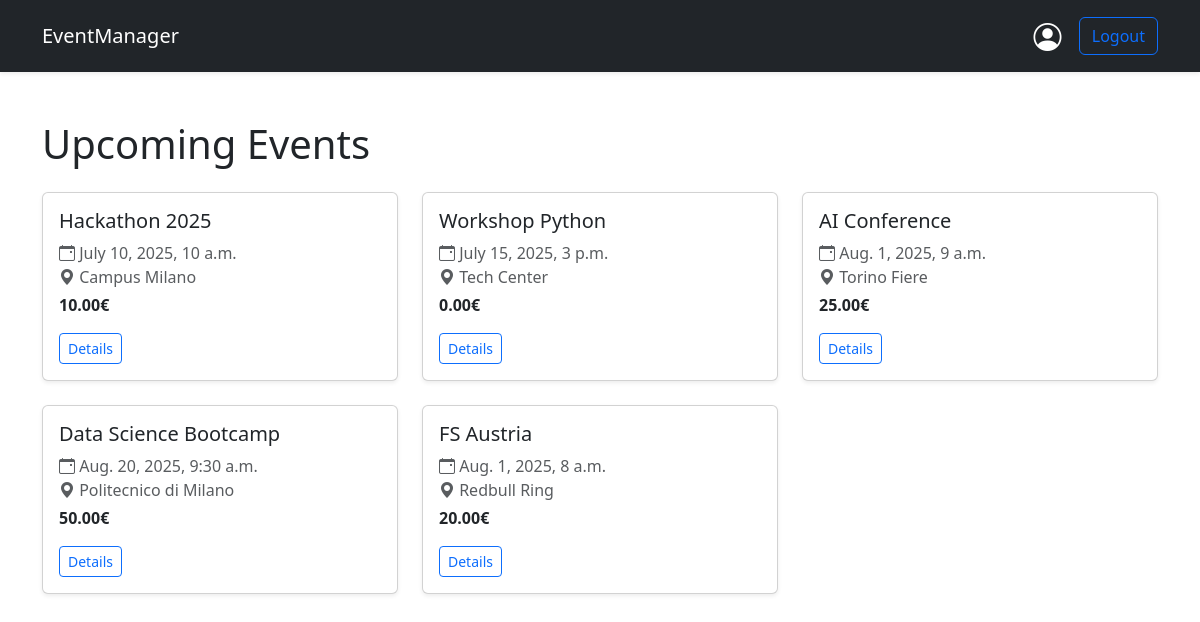
The page / (signed in) on the database its author committed.
### events/models.py (models this page shows)
class Events(models.Model):
    id = models.AutoField(primary_key=True) # Non dovrebbe essere necessario
    name = models.CharField(max_length=50)
    place_name = models.CharField(max_length=50)
    place_address = models.CharField(max_length=100)
    price = models.DecimalField(decimal_places=2, max_digits=5)
    date = models.DateTimeField(default=timezone.now)
    organizer_id = models.ForeignKey(CustomUser, on_delete=models.CASCADE, related_name='event_organizer')
    registration = models.ManyToManyField(to=CustomUser)
    class Meta:
        permissions = [
            ("can_register", "Determine whether a user can register"),
            ("view_own_registration", "Determine whether a user can view his own registration"),
            ("view_attendee", "Determine whether a user can view attendee at their own events")
        ]

### events/views.py (the view)
# urls.py: path("", event_views.HomepageView.as_view(), name='home'),
class HomepageView(ListView):
    model = Events
    template_name = 'home.html'

### templates/home.html (shortened to what this page needs)
{% extends 'base.html' %}
{% load events_extras %}
{% block content %}
    <h1 class="mb-4">Upcoming Events</h1>
    <div class="row row-cols-1 row-cols-md-3 g-4">
        {% for event in object_list %}
            <div class="col">
                <div class="card h-100 shadow-sm">
                    <div class="card-body">
                        <h5 class="card-title">{{ event.name }}</h5>
                        <p class="card-text text-muted mb-1">
                            <i class="bi bi-calendar-event"></i> {{ event.date }}<br>
                            <i class="bi bi-geo-alt-fill"></i> {{ event.place_name }}
                        </p>
                        <p class="card-text fw-semibold">{{ event.price }}€</p>
                        <a href="{% url 'events:event-details' event.id %}" class="btn btn-outline-primary btn-sm">Details</a>
                    </div>
                </div>
            </div>
        {% endfor %}
    </div>
{% endblock %}

### rows shown on the page
Events: name "Hackathon 2025", date "July 10, 2025, 10 a.m.", place_name "Campus Milano", price "10.00"
Events: name "Workshop Python", date "July 15, 2025, 3 p.m.", place_name "Tech Center", price "0.00"
Events: name "AI Conference", date "Aug. 1, 2025, 9 a.m.", place_name "Torino Fiere", price "25.00"
Events: name "Data Science Bootcamp", date "Aug. 20, 2025, 9:30 a.m.", place_name "Politecnico di Milano", price "50.00"
Events: name "FS Austria", date "Aug. 1, 2025, 8 a.m.", place_name "Redbull Ring", price "20.00"
